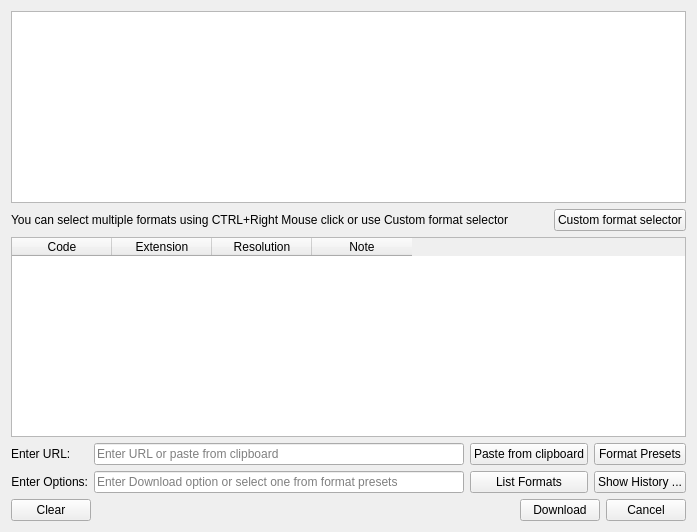
      <widget class="QWidget" name="tabBasickDownloader">
       <attribute name="icon">
        <iconset resource="icons.qrc">
         <normaloff>:/icons/inbox.png</normaloff>:/icons/inbox.png</iconset>
       </attribute>
       <attribute name="title">
        <string>Simple</string>
       </attribute>
       <layout class="QVBoxLayout" name="verticalLayout_2">
        <item>
         <widget class="QPlainTextEdit" name="plainTextEditLogger"/>
        </item>
        <item>
         <widget class="QWidget" name="formatSelectionWidget" native="true">
          <layout class="QVBoxLayout" name="verticalLayout_16">
           <property name="leftMargin">
            <number>0</number>
           </property>
           <property name="topMargin">
            <number>0</number>
           </property>
           <property name="rightMargin">
            <number>0</number>
           </property>
           <property name="bottomMargin">
            <number>0</number>
           </property>
           <item>
            <layout class="QHBoxLayout" name="horizontalLayout_16">
             <item>
              <widget class="QLabel" name="label_5">
               <property name="enabled">
                <bool>true</bool>
               </property>
               <property name="text">
                <string>You can select multiple formats using CTRL+Right Mouse click or use Custom format selector</string>
               </property>
              </widget>
             </item>
             <item>
              <spacer name="horizontalSpacer_8">
               <property name="orientation">
                <enum>Qt::Orientation::Horizontal</enum>
               </property>
               <property name="sizeHint" stdset="0">
                <size>
                 <width>40</width>
                 <height>20</height>
                </size>
               </property>
              </spacer>
             </item>
             <item>
              <widget class="QPushButton" name="pbCustomFormatSelector">
               <property name="sizePolicy">
                <sizepolicy hsizetype="Maximum" vsizetype="Fixed">
                 <horstretch>0</horstretch>
                 <verstretch>0</verstretch>
                </sizepolicy>
               </property>
               <property name="toolTip">
                <string>&lt;html&gt;&lt;head/&gt;&lt;body&gt;&lt;p&gt;Select one of the format or&lt;/p&gt;&lt;p&gt;use Custom format selector&lt;/p&gt;&lt;p&gt;to select a combination of formats&lt;/p&gt;&lt;/body&gt;&lt;/html&gt;</string>
               </property>
               <property name="text">
                <string>Custom format selector</string>
               </property>
               <property name="icon">
                <iconset resource="icons.qrc">
                 <normaloff>:/icons/mouse.png</normaloff>:/icons/mouse.png</iconset>
               </property>
               <property name="iconSize">
                <size>
                 <width>22</width>
                 <height>22</height>
                </size>
               </property>
              </widget>
             </item>
            </layout>
           </item>
           <item>
            <widget class="QTableWidget" name="bdTableWidgetList">
             <property name="minimumSize">
              <size>
               <width>0</width>
               <height>200</height>
              </size>
             </property>
             <property name="editTriggers">
              <set>QAbstractItemView::EditTrigger::NoEditTriggers</set>
             </property>
             <property name="tabKeyNavigation">
              <bool>false</bool>
             </property>
             <property name="showDropIndicator" stdset="0">
              <bool>false</bool>
             </property>
             <property name="selectionBehavior">
              <enum>QAbstractItemView::SelectionBehavior::SelectRows</enum>
             </property>
             <property name="verticalScrollMode">
              <enum>QAbstractItemView::ScrollMode::ScrollPerPixel</enum>
             </property>
             <column>
              <property name="text">
               <string>Code</string>
              </property>
             </column>
             <column>
              <property name="text">
               <string>Extension</string>
              </property>
             </column>
             <column>
              <property name="text">
               <string>Resolution</string>
              </property>
             </column>
             <column>
              <property name="text">
               <string>Note</string>
              </property>
             </column>
            </widget>
           </item>
          </layout>
         </widget>
        </item>
        <item>
         <layout class="QGridLayout" name="gridLayout">
          <item row="0" column="1">
           <widget class="QLineEdit" name="lineEditURL">
            <property name="placeholderText">
             <string>Enter URL or paste from clipboard</string>
            </property>
            <property name="clearButtonEnabled">
             <bool>true</bool>
            </property>
           </widget>
          </item>
          <item row="1" column="0">
           <widget class="QLabel" name="label_2">
            <property name="text">
             <string>Enter Options:</string>
            </property>
            <property name="alignment">
             <set>Qt::AlignmentFlag::AlignRight|Qt::AlignmentFlag::AlignTrailing|Qt::AlignmentFlag::AlignVCenter</set>
            </property>
            <property name="wordWrap">
             <bool>true</bool>
            </property>
           </widget>
          </item>
          <item row="1" column="1">
           <widget class="QLineEdit" name="lineEditOptions">
            <property name="placeholderText">
             <string>Enter Download option or select one from format presets</string>
            </property>
            <property name="clearButtonEnabled">
             <bool>true</bool>
            </property>
           </widget>
          </item>
          <item row="0" column="0">
           <widget class="QLabel" name="label">
            <property name="text">
             <string>Enter URL:</string>
            </property>
           </widget>
          </item>
          <item row="0" column="2">
           <widget class="QPushButton" name="pbPasteClipboard">
            <property name="toolTip">
             <string>Paste from Clipboard</string>
            </property>
            <property name="text">
             <string>Paste from clipboard</string>
            </property>
            <property name="icon">
             <iconset resource="icons.qrc">
              <normaloff>:/icons/paste.png</normaloff>:/icons/paste.png</iconset>
            </property>
            <property name="iconSize">
             <size>
              <width>22</width>
              <height>22</height>
             </size>
            </property>
           </widget>
          </item>
          <item row="1" column="3">
           <widget class="QPushButton" name="pbOptionsHistory">
            <property name="toolTip">
             <string>Recently Used</string>
            </property>
            <property name="text">
             <string>Show History ...</string>
            </property>
            <property name="icon">
             <iconset resource="icons.qrc">
              <normaloff>:/icons/clock.png</normaloff>:/icons/clock.png</iconset>
            </property>
            <property name="iconSize">
             <size>
              <width>22</width>
              <height>22</height>
             </size>
            </property>
           </widget>
          </item>
          <item row="0" column="3">
           <widget class="QPushButton" name="pbEntries">
            <property name="text">
             <string>Format Presets</string>
            </property>
            <property name="icon">
             <iconset resource="icons.qrc">
              <normaloff>:/icons/star_full.png</normaloff>:/icons/star_full.png</iconset>
            </property>
            <property name="iconSize">
             <size>
              <width>22</width>
              <height>22</height>
             </size>
            </property>
           </widget>
          </item>
          <item row="1" column="2">
           <widget class="QPushButton" name="pbList">
            <property name="text">
             <string>List Formats</string>
            </property>
            <property name="icon">
             <iconset resource="icons.qrc">
              <normaloff>:/icons/notepad.png</normaloff>:/icons/notepad.png</iconset>
            </property>
            <property name="iconSize">
             <size>
              <width>22</width>
              <height>22</height>
             </size>
            </property>
           </widget>
          </item>
         </layout>
        </item>
        <item>
         <layout class="QHBoxLayout" name="horizontalLayout_4">
          <item>
           <widget class="QPushButton" name="pbResetBD">
            <property name="text">
             <string>Clear</string>
            </property>
            <property name="icon">
             <iconset resource="icons.qrc">
              <normaloff>:/icons/shopping_basket.png</normaloff>:/icons/shopping_basket.png</iconset>
            </property>
            <property name="iconSize">
             <size>
              <width>22</width>
              <height>22</height>
             </size>
            </property>
           </widget>
          </item>
          <item>
           <spacer name="horizontalSpacer">
            <property name="orientation">
             <enum>Qt::Orientation::Horizontal</enum>
            </property>
            <property name="sizeHint" stdset="0">
             <size>
              <width>40</width>
              <height>20</height>
             </size>
            </property>
           </spacer>
          </item>
          <item>
           <widget class="QPushButton" name="pbDownload">
            <property name="text">
             <string>Download</string>
            </property>
            <property name="icon">
             <iconset resource="icons.qrc">
              <normaloff>:/icons/inbox.png</normaloff>:/icons/inbox.png</iconset>
            </property>
            <property name="iconSize">
             <size>
              <width>22</width>
              <height>22</height>
             </size>
            </property>
           </widget>
          </item>
          <item>
           <widget class="QPushButton" name="pbCancel">
            <property name="text">
             <string>Cancel</string>
            </property>
            <property name="icon">
             <iconset resource="icons.qrc">
              <normaloff>:/icons/button_blue_stop.png</normaloff>:/icons/button_blue_stop.png</iconset>
            </property>
            <property name="iconSize">
             <size>
              <width>22</width>
              <height>22</height>
             </size>
            </property>
           </widget>
          </item>
         </layout>
        </item>
       </layout>
      </widget>
